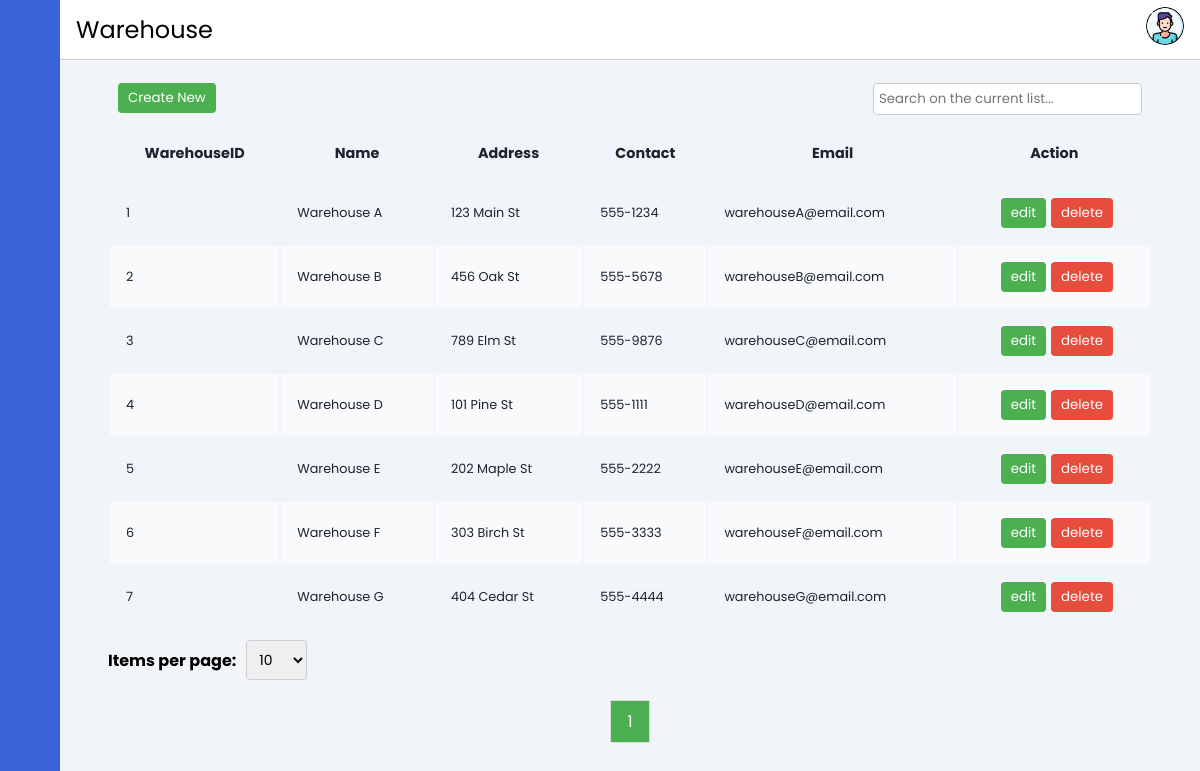
Screenshot of /layout/warehouse.php (signed in) with the database file from the repository.
### tables this page shows
CREATE TABLE IF NOT EXISTS Warehouse (
    WarehouseID INT AUTO_INCREMENT PRIMARY KEY,
    Name VARCHAR(255) NOT NULL,
    Address VARCHAR(255),
    Contact VARCHAR(20),
    Email VARCHAR(255)
);

### layout/warehouse.php (the view, shortened to what this page needs)
<?php
include '../contain/header.php';
include("../database/database-connect.php");
$itemsPerPage = isset($_GET['itemsPerPage']) ? (int) $_GET['itemsPerPage'] : 10;
$sqlTotalWarehouses = "SELECT COUNT(*) FROM Warehouse";
$resultTotalWarehouses = $conn->query($sqlTotalWarehouses);
if ($resultTotalWarehouses) {
    $totalWarehouses = $resultTotalWarehouses->fetch_row()[0];
    $totalPages = $totalWarehouses > 0 ? ceil($totalWarehouses / $itemsPerPage) : 1;
} else {
    echo "Error fetching total warehouses: " . $conn->error;
    exit();
}
$current_page = isset($_GET['page']) ? $_GET['page'] : 1;
$current_page = max(1, min($totalPages, $current_page));
$offset = ($current_page - 1) * $itemsPerPage;
$sqlSubsetWarehouses = "SELECT * FROM Warehouse LIMIT $itemsPerPage OFFSET $offset";
$resultSubsetWarehouses = $conn->query($sqlSubsetWarehouses);
if ($resultSubsetWarehouses) {
    $subsetWarehouses = $resultSubsetWarehouses->fetch_all();
} else {
    echo "Error fetching subset of warehouses: " . $conn->error;
    exit();
}
?>
<div class="main-content">
    <?php
    include '../contain/horizontal-bar.php';
    ?>
    <main>
        <div class="button-and-search">
            <form method="POST">
                <button name="Cnew">Create New</button>
            </form>
            <input type="text" id="searchInput" placeholder="Search on the current list..." onkeyup="searchTable()">
        </div>
        <div class="table-responsive">
            <table id="myTable" class="table-container" style="width:100%">
                <thead>
                    <tr>
                        <th>WarehouseID</th>
                        <th>Name</th>
                        <th>Address</th>
                        <th>Contact</th>
                        <th>Email</th>
                        <th>Action</th>
                    </tr>
                </thead>
                <tbody id="tableBody">
                    <?php if (empty($subsetWarehouses)): ?>
                        <tr>
                            <td colspan="6">No data available</td>
                        </tr>
                    <?php else: ?>
                        <?php foreach ($subsetWarehouses as $warehouse): ?>
                            <tr>
                                <td>
                                    <?= $warehouse[0] ?>
                                </td>
                                <td>
                                    <?= $warehouse[1] ?>
                                </td>
                                <td>
                                    <?= $warehouse[2] ?>
                                </td>
                                <td>
                                    <?= $warehouse[3] ?>
                                </td>
                                <td>
                                    <?= $warehouse[4] ?>
                                </td>
                                <td>
                                    <form method="GET" action="warehouse-edit.php">
                                        <button class="edit" type="submit">edit</button>
                                    </form>
                                    <form method="POST">
                                        <button class="delete" name="deleteWarehouse" type="submit"
                                            onclick="return confirm('Are you sure you want to delete this warehouse?')">delete
                                        </button>
                                    </form>
                                </td>
                            </tr>
                        <?php endforeach; ?>
                    <?php endif; ?>
                </tbody>
            </table>
        </div>
        <form method="GET" class="pagination-form">
            <label for="itemsPerPage">Items per page:</label>
            <select id="itemsPerPage" name="itemsPerPage" onchange="this.form.submit()">
                <option value="10" <?= $itemsPerPage == 10 ? 'selected' : '' ?>>10</option>
            </select>
        </form>
        <div id="pagination" class="pagination">
            <?php for ($page = 1; $page <= $totalPages; $page++): ?>
                <a href="?page=<?= $page ?>" <?= $page == $current_page ? 'class="active"' : '' ?>>
                    <?= $page ?>
                </a>
            <?php endfor; ?>
        </div>
    </main>
</div>
</body>
</html>

### css/style.css (style rules this page uses)
main { margin-top: 4vh; min-height: 90vh; padding: 1rem 3rem; }
th, td { font-size: .9rem; padding: 1rem 1rem; color: var(--color-dark); }
td { font-size: .8rem; }
tbody tr:nth-child(even) { background: #f9fafc; }
.table-responsive { overflow-x: auto; }
.button-and-search { display: flex; justify-content: space-between; padding: 10px; }
.button-and-search button, .add-entry-btn, .table-container td:last-child button { padding: 5px 10px; background-color: #4CAF50; color: white; border: none; border-radius: 4px; cursor: pointer; }
.button-and-search input { padding: 5px; border: 1px solid #ccc; border-radius: 4px; }
.table-container td:last-child { display: flex; justify-content: center; align-items: center; }
.table-container td:last-child button { padding: 5px 10px; margin-left: 5px; background-color: #4CAF50; color: white; border: none; border-radius: 4px; cursor: pointer; }
.table-container td:last-child button.delete { background-color: #e74c3c; }
.pagination-form { padding-top: 10px; display: flex; align-items: center; }
.pagination-form label { margin-right: 10px; font-weight: bold; }
.pagination-form select { padding: 8px; font-size: 14px; border: 1px solid #ccc; border-radius: 4px; cursor: pointer; }
.pagination { display: flex; justify-content: center; margin-top: 20px; }
.pagination a { color: black; padding: 8px 16px; text-decoration: none; transition: background-color .3s; margin: 0 5px; border: 1px solid #ddd; background-color: #f1f1f1; }
.pagination a.active { background-color: #4CAF50; color: white; }

### css/header.css (style rules this page uses)
:root { --main-color: #3A62D7; --color-dark: #1D2231; --text-grey: #8390A2; }
* { font-family: 'Poppins', sans-serif; margin: 0; padding: 0; text-decoration: none; list-style-type: none; box-sizing: border-box; }
body { background: #f1f5f9; }
.main-content { position: relative; margin-left: 240px; transition: margin-left 500ms; }
@media only screen and (max-width: 1200px) { .main-content { margin-left: 60px; } }

### rows the page displays
warehouse: WarehouseID "1", Name "Warehouse A", Address "123 Main St", Contact "555-1234", Email "warehouseA@email.com"
warehouse: WarehouseID "2", Name "Warehouse B", Address "456 Oak St", Contact "555-5678", Email "warehouseB@email.com"
warehouse: WarehouseID "3", Name "Warehouse C", Address "789 Elm St", Contact "555-9876", Email "warehouseC@email.com"
warehouse: WarehouseID "4", Name "Warehouse D", Address "101 Pine St", Contact "555-1111", Email "warehouseD@email.com"
warehouse: WarehouseID "5", Name "Warehouse E", Address "202 Maple St", Contact "555-2222", Email "warehouseE@email.com"
warehouse: WarehouseID "6", Name "Warehouse F", Address "303 Birch St", Contact "555-3333", Email "warehouseF@email.com"
warehouse: WarehouseID "7", Name "Warehouse G", Address "404 Cedar St", Contact "555-4444", Email "warehouseG@email.com"

### other values shown
$pathtitle "Warehouse"
